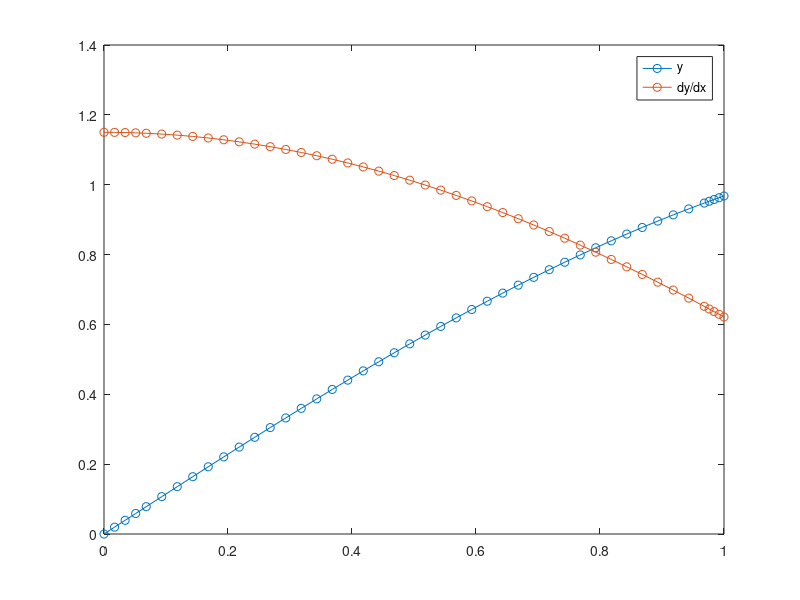

MATLAB code to generate this figure:
clear all

fexercici1=@(x,z) [z(2);-z(1)];
z0=[0;1.15];

%Euler
% m=4; h=1/m;
% z=z0;
% for i=1:m
%  z=z+h*fexercici1(0,z) %no cal posar x_i en aquest cas
% end

%ode45
[x,Z]=ode45(fexercici1,[0,1],z0);
figure(1), plot(x,Z,'-o'), legend('y','dy/dx')
